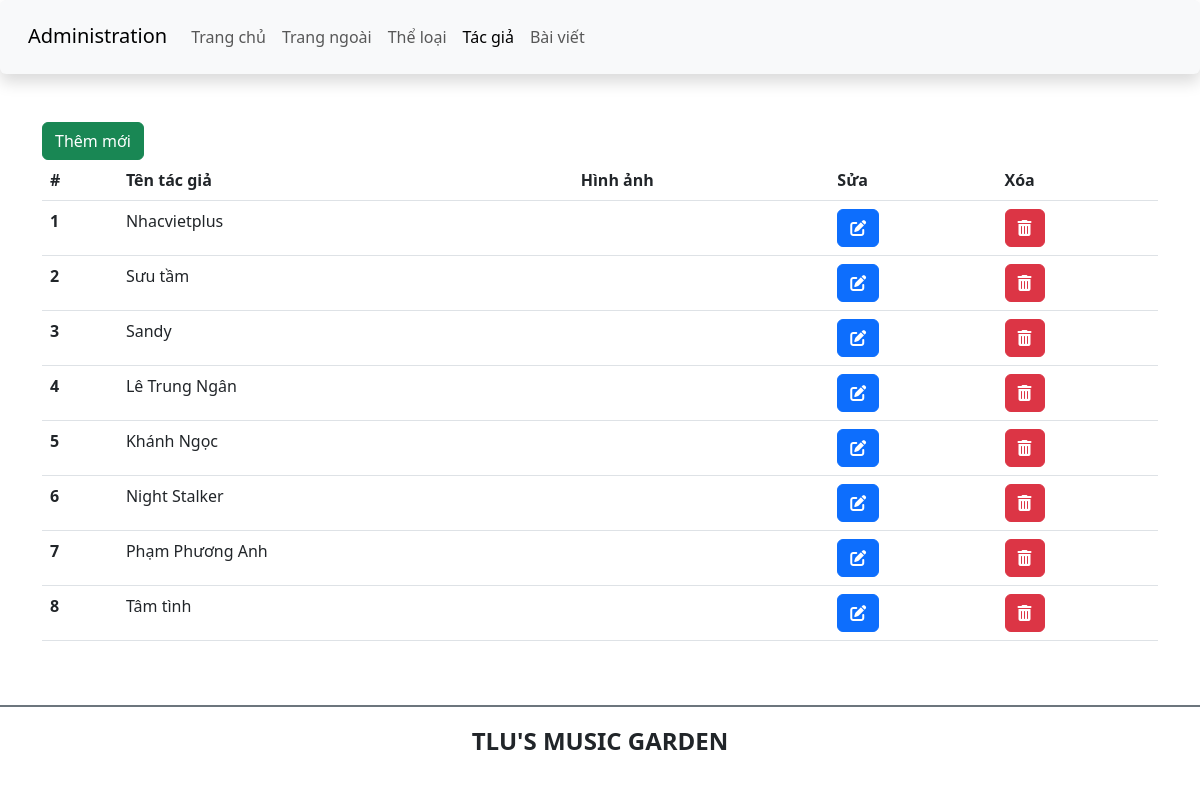
The app's page /admin/author.php with its own data.
### tables this page shows
create table tacgia(
	ma_tgia int unsigned primary key not null auto_increment,
    ten_tgia varchar(100) not null,
    hinh_tgia varchar(100)
);

### admin/author.php (the view, shortened to what this page needs)
<?php
require 'connection.php';
$sql = "SELECT * FROM tacgia";
$result = mysqli_query($conn, $sql);
$members = mysqli_fetch_all($result, MYSQLI_ASSOC);
?>
<!DOCTYPE html>
<html lang="en">
<head>
    <link href="https://cdn.jsdelivr.net/npm/bootstrap@5.3.0-alpha1/dist/css/bootstrap.min.css" rel="stylesheet"
>
    <link rel="stylesheet" href="https://cdnjs.cloudflare.com/ajax/libs/font-awesome/6.3.0/css/all.min.css"
 />
    <link rel="stylesheet" href="css/style_login.css">
</head>
<body>
<?php include 'header.php'?>
    <main class="container mt-5 mb-5">
        <div class="row">
            <div class="col-sm">
                <a href="add_author.php" class="btn btn-success">Thêm mới</a>
                <table class="table">
                    <thead>
                        <tr>
                            <th scope="col">#</th>
                            <th scope="col">Tên tác giả</th>
                            <th scope="col">Hình ảnh</th>
                            <th>Sửa</th>
                            <th>Xóa</th>
                        </tr>
                    </thead>
                    <tbody>
                        <?php foreach ($members as $member): ?>
                        <tr>
                            <th scope="row"><?php echo $member['ma_tgia'] ?></th>
                            <td><?php echo $member['ten_tgia'] ?></td>
                            <?php if ($member['hinh_tgia'] == ''): ?>
                            <td><img src="../images/author/default.jpg" alt="" width="100px"></td>
                            <?php else: ?>
                            <td><img src="images/author/<?php echo $member['hinh_tgia'] ?>" alt="" width="100px"></td>
                            <?php endif; ?>
                            <td><a href="edit_author.php?id=<?php echo $member['ma_tgia'] ?>" class="btn btn-primary"><i
                                        class="fas fa-edit"></i></a></td>
                            <td><a href="delete_author.php?id=<?php echo $member['ma_tgia'] ?>"
                                    class="btn btn-danger"><i class="fas fa-trash-alt"></i></a></td>
                        </tr>
                        <?php endforeach; ?>
                    </tbody>
                </table>
            </div>
        </div>
    </main>
    <?php include 'footer.php' ?>
</body>
</html>

### admin/header.php (shortened to what this page needs)
<?php
    $curPageName = substr($_SERVER["SCRIPT_NAME"],strrpos($_SERVER["SCRIPT_NAME"],"/")+1);
    $navs = [
        ["label" => "Trang chủ", "route" => "."],
        ["label" => "Trang ngoài", "route" => "../index.php"],
        ["label" => "Thể loại", "route" => "category.php"],
        ["label" => "Tác giả", "route" => "author.php"],
        ["label" => "Bài viết", "route" => "article.php"],
    ];
?>
<header>
        <nav class="navbar navbar-expand-lg bg-body-tertiary shadow p-3 bg-white rounded">
            <div class="container-fluid">
                <div class="h3">
                    <a class="navbar-brand" href="#">Administration</a>
                </div>
                <div class="collapse navbar-collapse" id="navbarSupportedContent">
                    <ul class="navbar-nav me-auto mb-2 mb-lg-0">
                        <?php
                        foreach ($navs as $nav) {
                        ?>
                        <li class="nav-item">
                            <a class="nav-link <?= $nav['route'] == $curPageName ? 'active' : ''  ?>" aria-current="page" href="<?= $nav['route'] ?>"><?= $nav['label'] ?></a>
                        </li>
                            <?php
                        }
                        ?>
                    </ul>
        </nav>
    </header>

### admin/footer.php
<footer class="bg-white d-flex justify-content-center align-items-center border-top border-secondary  border-2" style="height:80px">
        <h4 class="text-center text-uppercase fw-bold">TLU's music garden</h4>
</footer>

### records on screen
tacgia: ma_tgia "1", ten_tgia "Nhacvietplus"
tacgia: ma_tgia "2", ten_tgia "Sưu tầm"
tacgia: ma_tgia "3", ten_tgia "Sandy"
tacgia: ma_tgia "4", ten_tgia "Lê Trung Ngân"
tacgia: ma_tgia "5", ten_tgia "Khánh Ngọc"
tacgia: ma_tgia "6", ten_tgia "Night Stalker"
tacgia: ma_tgia "7", ten_tgia "Phạm Phương Anh"
tacgia: ma_tgia "8", ten_tgia "Tâm tình"

### other values on screen
$nav['label'] "Trang chủ"
$nav['label'] "Trang ngoài"
$nav['label'] "Thể loại"
$nav['label'] "Tác giả"
$nav['label'] "Bài viết"
